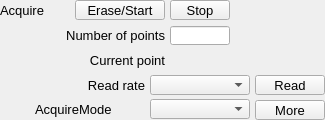
    <widget class="PyDMFrame" name="composite_1">
      <property name="geometry">
        <rect>
          <x>20</x>
          <y>655</y>
          <width>325</width>
          <height>120</height>
        </rect>
      </property>
      <widget class="QLabel" name="text_1">
        <property name="geometry">
          <rect>
            <x>35</x>
            <y>50</y>
            <width>130</width>
            <height>20</height>
          </rect>
        </property>
        <property name="text">
          <string>Current point</string>
        </property>
        <property name="font" stdset="0">
          <font>
            <pointsize>10</pointsize>
          </font>
        </property>
        <property name="brush" stdset="0">
          <brush brushstyle="SolidPattern">
            <color alpha="255">
              <red>0</red>
              <green>0</green>
              <blue>0</blue>
            </color>
          </brush>
        </property>
        <property name="toolTip">
          <string>text_1</string>
        </property>
        <property name="alignment">
          <set>Qt::AlignRight|Qt::AlignTrailing|Qt::AlignVCenter</set>
        </property>
        <property name="styleSheet">
          <string notr="true">QLabel#text_1 {
  color: rgb(0, 0, 0);
  }</string>
        </property>
      </widget>
      <widget class="PyDMLabel" name="text_update">
        <property name="geometry">
          <rect>
            <x>170</x>
            <y>51</y>
            <width>90</width>
            <height>18</height>
          </rect>
        </property>
        <property name="toolTip">
          <string>PV: ${prefix}TS:TSCurrentPoint</string>
        </property>
        <property name="channel" stdset="0">
          <string>ca://${prefix}TS:TSCurrentPoint</string>
        </property>
        <property name="font" stdset="0">
          <font>
            <pointsize>10</pointsize>
          </font>
        </property>
        <property name="alignment">
          <set>Qt::AlignLeading|Qt::AlignLeft|Qt::AlignVCenter</set>
        </property>
        <property name="textInteractionFlags">
          <set>Qt::TextSelectableByKeyboard|Qt::TextSelectableByMouse</set>
        </property>
        <property name="styleSheet">
          <string notr="true">PyDMLabel#text_update {
  color: rgb(10, 0, 184);
  background-color: rgb(187, 187, 187);
  }</string>
        </property>
      </widget>
      <widget class="PyDMEnumComboBox" name="menu">
        <property name="geometry">
          <rect>
            <x>150</x>
            <y>75</y>
            <width>100</width>
            <height>20</height>
          </rect>
        </property>
        <property name="toolTip">
          <string>${prefix}TS:TSRead.SCAN</string>
        </property>
        <property name="channel" stdset="0">
          <string>ca://${prefix}TS:TSRead.SCAN</string>
        </property>
        <property name="font" stdset="0">
          <font>
            <pointsize>10</pointsize>
          </font>
        </property>
        <property name="styleSheet">
          <string notr="true">PyDMEnumComboBox#menu {
  color: rgb(0, 0, 0);
  background-color: rgb(115, 223, 255);
  }</string>
        </property>
      </widget>
      <widget class="PyDMPushButton" name="message_button">
        <property name="geometry">
          <rect>
            <x>255</x>
            <y>75</y>
            <width>70</width>
            <height>20</height>
          </rect>
        </property>
        <property name="text">
          <string>Read</string>
        </property>
        <property name="font" stdset="0">
          <font>
            <pointsize>10</pointsize>
          </font>
        </property>
        <property name="toolTip">
          <string>${prefix}TS:TSRead.PROC</string>
        </property>
        <property name="channel" stdset="0">
          <string>ca://${prefix}TS:TSRead.PROC</string>
        </property>
        <property name="pressValue" stdset="0">
          <string>1</string>
        </property>
        <property name="styleSheet">
          <string notr="true">PyDMPushButton#message_button {
  color: rgb(0, 0, 0);
  background-color: rgb(115, 223, 255);
  }</string>
        </property>
      </widget>
      <widget class="QLabel" name="text_2">
        <property name="geometry">
          <rect>
            <x>55</x>
            <y>75</y>
            <width>90</width>
            <height>20</height>
          </rect>
        </property>
        <property name="text">
          <string>Read rate</string>
        </property>
        <property name="font" stdset="0">
          <font>
            <pointsize>10</pointsize>
          </font>
        </property>
        <property name="brush" stdset="0">
          <brush brushstyle="SolidPattern">
            <color alpha="255">
              <red>0</red>
              <green>0</green>
              <blue>0</blue>
            </color>
          </brush>
        </property>
        <property name="toolTip">
          <string>text_2</string>
        </property>
        <property name="alignment">
          <set>Qt::AlignRight|Qt::AlignTrailing|Qt::AlignVCenter</set>
        </property>
        <property name="styleSheet">
          <string notr="true">QLabel#text_2 {
  color: rgb(0, 0, 0);
  }</string>
        </property>
      </widget>
      <widget class="PyDMLineEdit" name="text_entry">
        <property name="geometry">
          <rect>
            <x>170</x>
            <y>26</y>
            <width>60</width>
            <height>19</height>
          </rect>
        </property>
        <property name="channel" stdset="0">
          <string>ca://${prefix}TS:TSNumPoints</string>
        </property>
        <property name="toolTip">
          <string>${prefix}TS:TSNumPoints</string>
        </property>
        <property name="font" stdset="0">
          <font>
            <pointsize>10</pointsize>
          </font>
        </property>
        <property name="styleSheet">
          <string notr="true">PyDMLineEdit#text_entry {
  color: rgb(0, 0, 0);
  background-color: rgb(115, 223, 255);
  border: 1px solid black;
  margin: 0px;
  padding: 0px;
  spacing: 0px;
  }</string>
        </property>
      </widget>
      <widget class="QLabel" name="text_3">
        <property name="geometry">
          <rect>
            <x>5</x>
            <y>25</y>
            <width>160</width>
            <height>20</height>
          </rect>
        </property>
        <property name="text">
          <string>Number of points</string>
        </property>
        <property name="font" stdset="0">
          <font>
            <pointsize>10</pointsize>
          </font>
        </property>
        <property name="brush" stdset="0">
          <brush brushstyle="SolidPattern">
            <color alpha="255">
              <red>0</red>
              <green>0</green>
              <blue>0</blue>
            </color>
          </brush>
        </property>
        <property name="toolTip">
          <string>text_3</string>
        </property>
        <property name="alignment">
          <set>Qt::AlignRight|Qt::AlignTrailing|Qt::AlignVCenter</set>
        </property>
        <property name="styleSheet">
          <string notr="true">QLabel#text_3 {
  color: rgb(0, 0, 0);
  }</string>
        </property>
      </widget>
      <widget class="PyDMPushButton" name="message_button_1">
        <property name="geometry">
          <rect>
            <x>75</x>
            <y>0</y>
            <width>90</width>
            <height>20</height>
          </rect>
        </property>
        <property name="text">
          <string>Erase/Start</string>
        </property>
        <property name="font" stdset="0">
          <font>
            <pointsize>10</pointsize>
          </font>
        </property>
        <property name="toolTip">
          <string>${prefix}TS:TSAcquire</string>
        </property>
        <property name="channel" stdset="0">
          <string>ca://${prefix}TS:TSAcquire</string>
        </property>
        <property name="pressValue" stdset="0">
          <string>1</string>
        </property>
        <property name="styleSheet">
          <string notr="true">PyDMPushButton#message_button_1 {
  color: rgb(0, 0, 0);
  background-color: rgb(115, 223, 255);
  }</string>
        </property>
      </widget>
      <widget class="PyDMPushButton" name="message_button_2">
        <property name="geometry">
          <rect>
            <x>170</x>
            <y>0</y>
            <width>60</width>
            <height>20</height>
          </rect>
        </property>
        <property name="text">
          <string>Stop</string>
        </property>
        <property name="font" stdset="0">
          <font>
            <pointsize>10</pointsize>
          </font>
        </property>
        <property name="toolTip">
          <string>${prefix}TS:TSAcquire</string>
        </property>
        <property name="channel" stdset="0">
          <string>ca://${prefix}TS:TSAcquire</string>
        </property>
        <property name="pressValue" stdset="0">
          <string>2</string>
        </property>
        <property name="styleSheet">
          <string notr="true">PyDMPushButton#message_button_2 {
  color: rgb(0, 0, 0);
  background-color: rgb(115, 223, 255);
  }</string>
        </property>
      </widget>
      <widget class="PyDMLabel" name="text_update_1">
        <property name="geometry">
          <rect>
            <x>235</x>
            <y>1</y>
            <width>90</width>
            <height>18</height>
          </rect>
        </property>
        <property name="toolTip">
          <string>PV: ${prefix}TS:TSAcquiring</string>
        </property>
        <property name="channel" stdset="0">
          <string>ca://${prefix}TS:TSAcquiring</string>
        </property>
        <property name="displayFormat" stdset="0">
          <enum>PyDMLabel::String</enum>
        </property>
        <property name="font" stdset="0">
          <font>
            <pointsize>10</pointsize>
          </font>
        </property>
        <property name="alignment">
          <set>Qt::AlignLeading|Qt::AlignLeft|Qt::AlignVCenter</set>
        </property>
        <property name="textInteractionFlags">
          <set>Qt::TextSelectableByKeyboard|Qt::TextSelectableByMouse</set>
        </property>
        <property name="styleSheet">
          <string notr="true">PyDMLabel#text_update_1 {
  color: rgb(10, 0, 184);
  background-color: rgb(70, 70, 70);
  }</string>
        </property>
      </widget>
      <widget class="QLabel" name="text_4">
        <property name="geometry">
          <rect>
            <x>0</x>
            <y>0</y>
            <width>70</width>
            <height>20</height>
          </rect>
        </property>
        <property name="text">
          <string>Acquire</string>
        </property>
        <property name="font" stdset="0">
          <font>
            <pointsize>10</pointsize>
          </font>
        </property>
        <property name="brush" stdset="0">
          <brush brushstyle="SolidPattern">
            <color alpha="255">
              <red>0</red>
              <green>0</green>
              <blue>0</blue>
            </color>
          </brush>
        </property>
        <property name="toolTip">
          <string>text_4</string>
        </property>
        <property name="alignment">
          <set>Qt::AlignLeading|Qt::AlignLeft|Qt::AlignVCenter</set>
        </property>
        <property name="styleSheet">
          <string notr="true">QLabel#text_4 {
  color: rgb(0, 0, 0);
  }</string>
        </property>
      </widget>
      <widget class="PyDMRelatedDisplayButton" name="related_display">
        <property name="geometry">
          <rect>
            <x>255</x>
            <y>100</y>
            <width>70</width>
            <height>20</height>
          </rect>
        </property>
        <property name="toolTip">
          <string>More</string>
        </property>
        <property name="text">
          <string>More</string>
        </property>
        <property name="showIcon" stdset="0">
          <bool>true</bool>
        </property>
        <property name="font" stdset="0">
          <font>
            <pointsize>10</pointsize>
          </font>
        </property>
        <property name="styleSheet">
          <string notr="true">PyDMRelatedDisplayButton#related_display {
  color: rgb(0, 0, 0);
  background-color: rgb(115, 223, 255);
  }</string>
        </property>
        <property name="titles" stdset="0">
          <stringlist>
            <string>Time series control</string>
          </stringlist>
        </property>
        <property name="filenames" stdset="0">
          <stringlist>
            <string>TimeSeriesPlugin_V39.ui</string>
          </stringlist>
        </property>
        <property name="macros" stdset="0">
          <stringlist>
            <string>P=${P},R=${R}TS:</string>
          </stringlist>
        </property>
        <property name="openInNewWindow" stdset="0">
          <bool>true</bool>
        </property>
      </widget>
      <widget class="QLabel" name="text_5">
        <property name="geometry">
          <rect>
            <x>35</x>
            <y>99</y>
            <width>110</width>
            <height>20</height>
          </rect>
        </property>
        <property name="text">
          <string>AcquireMode</string>
        </property>
        <property name="font" stdset="0">
          <font>
            <pointsize>10</pointsize>
          </font>
        </property>
        <property name="brush" stdset="0">
          <brush brushstyle="SolidPattern">
            <color alpha="255">
              <red>0</red>
              <green>0</green>
              <blue>0</blue>
            </color>
          </brush>
        </property>
        <property name="toolTip">
          <string>text_5</string>
        </property>
        <property name="alignment">
          <set>Qt::AlignLeading|Qt::AlignLeft|Qt::AlignVCenter</set>
        </property>
        <property name="styleSheet">
          <string notr="true">QLabel#text_5 {
  color: rgb(0, 0, 0);
  }</string>
        </property>
      </widget>
      <widget class="PyDMEnumComboBox" name="menu_1">
        <property name="geometry">
          <rect>
            <x>150</x>
            <y>99</y>
            <width>100</width>
            <height>20</height>
          </rect>
        </property>
        <property name="toolTip">
          <string>${prefix}TS:TSAcquireMode</string>
        </property>
        <property name="channel" stdset="0">
          <string>ca://${prefix}TS:TSAcquireMode</string>
        </property>
        <property name="font" stdset="0">
          <font>
            <pointsize>10</pointsize>
          </font>
        </property>
        <property name="styleSheet">
          <string notr="true">PyDMEnumComboBox#menu_1 {
  color: rgb(0, 0, 0);
  background-color: rgb(115, 223, 255);
  }</string>
        </property>
      </widget>
    </widget>
